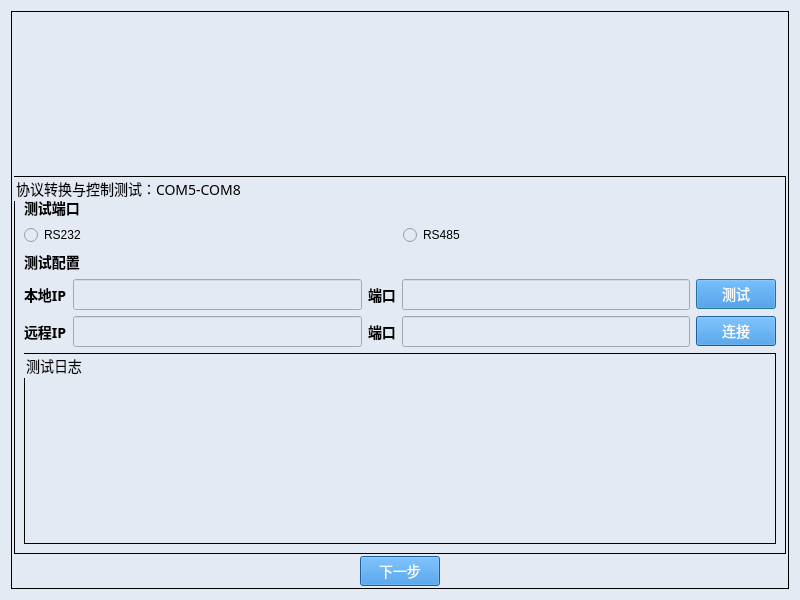
<?xml version="1.0" encoding="UTF-8"?>
<ui version="4.0">
 <class>Dialog</class>
 <widget class="QDialog" name="Dialog">
  <property name="geometry">
   <rect>
    <x>0</x>
    <y>0</y>
    <width>800</width>
    <height>600</height>
   </rect>
  </property>
  <property name="font">
   <font>
    <family>Microsoft YaHei</family>
    <pointsize>14</pointsize>
   </font>
  </property>
  <property name="windowTitle">
   <string>Dialog</string>
  </property>
  <property name="styleSheet">
   <string notr="true">
QWidget{
background-color:#E3EAF4;
}
QLineEdit{
background-color:#E3EAF4;
}
QDialog{
background-color:#E3EAF4;
margin-top:10px;
}
QLabel{
font-size:14px;
font-family:Microsoft YaHei;
background-color:#E3EAF4;
}
QGroupBox{
font-size:14px;
font-family:Microsoft YaHei;
border:1px solid rgb(0, 0, 0);
background-color:#E3EAF4;
}
QPushButton{
background-color:#2884D8;
color: #FFFFFF;
font-size:14px;
font-family:Microsoft YaHei;
}
QTextBrowser{
border-width:0;
border-style:outset;
background-color:#E3EAF4;
}
QGraphicsView{
background-color:#E3EAF4;
border-width:0;
border-style:outset;
}</string>
  </property>
  <layout class="QGridLayout" name="gridLayout_2">
   <item row="0" column="0">
    <widget class="QGroupBox" name="groupBox">
     <property name="title">
      <string/>
     </property>
     <layout class="QGridLayout" name="gridLayout_6">
      <property name="leftMargin">
       <number>2</number>
      </property>
      <property name="topMargin">
       <number>2</number>
      </property>
      <property name="rightMargin">
       <number>2</number>
      </property>
      <property name="bottomMargin">
       <number>2</number>
      </property>
      <property name="spacing">
       <number>2</number>
      </property>
      <item row="0" column="0">
       <layout class="QVBoxLayout" name="verticalLayout">
        <item>
         <widget class="QTextBrowser" name="textBrowser_contents"/>
        </item>
        <item>
         <widget class="QGroupBox" name="groupBox_2">
          <property name="title">
           <string>协议转换与控制测试：COM5-COM8</string>
          </property>
          <layout class="QGridLayout" name="gridLayout_5">
           <property name="topMargin">
            <number>20</number>
           </property>
           <item row="0" column="0">
            <widget class="QLabel" name="testexecute_page3_label_3">
             <property name="font">
              <font>
               <family>Microsoft YaHei</family>
               <pointsize>-1</pointsize>
               <weight>75</weight>
               <bold>true</bold>
              </font>
             </property>
             <property name="text">
              <string>测试端口</string>
             </property>
            </widget>
           </item>
           <item row="1" column="0" colspan="2">
            <layout class="QGridLayout" name="gridLayout_4">
             <item row="0" column="0">
              <widget class="QRadioButton" name="radioButton_rs232">
               <property name="text">
                <string>RS232</string>
               </property>
              </widget>
             </item>
             <item row="0" column="1">
              <widget class="QRadioButton" name="radioButton_rs485">
               <property name="text">
                <string>RS485</string>
               </property>
              </widget>
             </item>
            </layout>
           </item>
           <item row="2" column="0">
            <widget class="QLabel" name="testexecute_page4_label_10">
             <property name="font">
              <font>
               <family>Microsoft YaHei</family>
               <pointsize>-1</pointsize>
               <weight>75</weight>
               <bold>true</bold>
              </font>
             </property>
             <property name="text">
              <string>测试配置</string>
             </property>
            </widget>
           </item>
           <item row="3" column="0">
            <layout class="QGridLayout" name="gridLayout_11">
             <item row="0" column="0">
              <widget class="QLabel" name="label_6">
               <property name="font">
                <font>
                 <family>Microsoft YaHei</family>
                 <pointsize>-1</pointsize>
                 <weight>75</weight>
                 <bold>true</bold>
                </font>
               </property>
               <property name="text">
                <string>本地IP</string>
               </property>
              </widget>
             </item>
             <item row="0" column="1">
              <widget class="QLineEdit" name="lineEdit_local_ip">
               <property name="font">
                <font>
                 <family>Microsoft YaHei</family>
                 <pointsize>12</pointsize>
                </font>
               </property>
              </widget>
             </item>
             <item row="0" column="2">
              <widget class="QLabel" name="label_7">
               <property name="font">
                <font>
                 <family>Microsoft YaHei</family>
                 <pointsize>-1</pointsize>
                 <weight>75</weight>
                 <bold>true</bold>
                </font>
               </property>
               <property name="text">
                <string>端口</string>
               </property>
              </widget>
             </item>
             <item row="0" column="3">
              <widget class="QLineEdit" name="lineEdit_local_port">
               <property name="font">
                <font>
                 <family>Microsoft YaHei</family>
                 <pointsize>12</pointsize>
                </font>
               </property>
              </widget>
             </item>
            </layout>
           </item>
           <item row="3" column="1">
            <widget class="QPushButton" name="pushButton_test">
             <property name="text">
              <string>测试</string>
             </property>
            </widget>
           </item>
           <item row="4" column="0">
            <layout class="QGridLayout" name="gridLayout_12">
             <item row="0" column="0">
              <widget class="QLabel" name="label_8">
               <property name="font">
                <font>
                 <family>Microsoft YaHei</family>
                 <pointsize>-1</pointsize>
                 <weight>75</weight>
                 <bold>true</bold>
                </font>
               </property>
               <property name="text">
                <string>远程IP</string>
               </property>
              </widget>
             </item>
             <item row="0" column="1">
              <widget class="QLineEdit" name="lineEdit_remote_ip">
               <property name="font">
                <font>
                 <family>Microsoft YaHei</family>
                 <pointsize>12</pointsize>
                </font>
               </property>
              </widget>
             </item>
             <item row="0" column="2">
              <widget class="QLabel" name="label_9">
               <property name="font">
                <font>
                 <family>Microsoft YaHei</family>
                 <pointsize>-1</pointsize>
                 <weight>75</weight>
                 <bold>true</bold>
                </font>
               </property>
               <property name="text">
                <string>端口</string>
               </property>
              </widget>
             </item>
             <item row="0" column="3">
              <widget class="QLineEdit" name="lineEdit_remote_port">
               <property name="font">
                <font>
                 <family>Microsoft YaHei</family>
                 <pointsize>12</pointsize>
                </font>
               </property>
              </widget>
             </item>
            </layout>
           </item>
           <item row="4" column="1">
            <widget class="QPushButton" name="pushButton_remote_link">
             <property name="text">
              <string>连接</string>
             </property>
            </widget>
           </item>
           <item row="5" column="0" colspan="2">
            <widget class="QGroupBox" name="groupBox_3">
             <property name="title">
              <string>测试日志</string>
             </property>
             <layout class="QGridLayout" name="gridLayout_3">
              <property name="topMargin">
               <number>20</number>
              </property>
              <item row="0" column="0">
               <widget class="QTextBrowser" name="textBrowser_log"/>
              </item>
             </layout>
            </widget>
           </item>
          </layout>
         </widget>
        </item>
        <item>
         <layout class="QGridLayout" name="gridLayout">
          <item row="0" column="1">
           <widget class="QPushButton" name="pushButton_next">
            <property name="text">
             <string>下一步</string>
            </property>
           </widget>
          </item>
          <item row="0" column="2">
           <spacer name="horizontalSpacer_2">
            <property name="orientation">
             <enum>Qt::Horizontal</enum>
            </property>
            <property name="sizeHint" stdset="0">
             <size>
              <width>40</width>
              <height>20</height>
             </size>
            </property>
           </spacer>
          </item>
          <item row="0" column="0">
           <spacer name="horizontalSpacer">
            <property name="orientation">
             <enum>Qt::Horizontal</enum>
            </property>
            <property name="sizeHint" stdset="0">
             <size>
              <width>40</width>
              <height>20</height>
             </size>
            </property>
           </spacer>
          </item>
         </layout>
        </item>
       </layout>
      </item>
     </layout>
    </widget>
   </item>
  </layout>
 </widget>
 <resources>
  <include location="../iconQrc.qrc"/>
 </resources>
 <connections/>
</ui>
